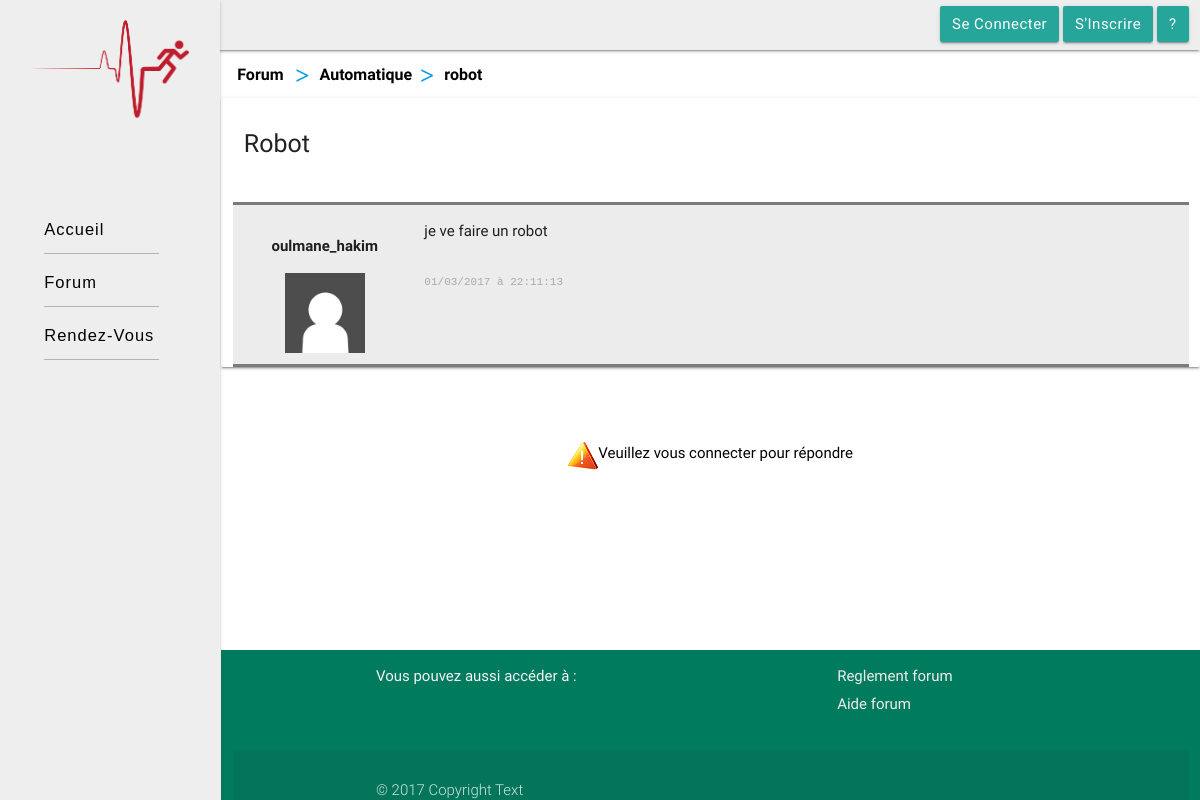
/Forum/Question/Reponse/?domaine=Automatique&id_quest=5&page=1, run on the app's committed database.
### tables this page shows
CREATE TABLE `question` (
  `id_question` int(11) NOT NULL,
  `nom_domaine` varchar(50) NOT NULL,
  `email` varchar(50) NOT NULL,
  `titre_quest` varchar(50) NOT NULL,
  `question` text NOT NULL,
  `supprime` tinyint(1) DEFAULT '0',
  `date_quest` datetime NOT NULL
);

CREATE TABLE `user` (
  `email` varchar(50) NOT NULL,
  `type` char(1) NOT NULL DEFAULT 'u',
  `nom` varchar(50) NOT NULL,
  `prenom` varchar(50) NOT NULL,
  `pseudo` varchar(50) NOT NULL,
  `age` int(11) NOT NULL,
  `mdp` varchar(50) NOT NULL,
  `bloquer` tinyint(1) DEFAULT '0'
);

### Forum/Question/Reponse/index.php (the view, shortened to what this page needs)
<?php
  if (isset($_GET["domaine"]) && isset($_GET["id_quest"]) && isset($_GET["page"])){
    try{
        $pdo_options[PDO::ATTR_ERRMODE] = PDO::ERRMODE_EXCEPTION;
        $bdd = new PDO('mysql:host=localhost;dbname=project', 'root', '', $pdo_options);
        $bdd->exec('set names utf8');
        $rep = $bdd->prepare('SELECT nom_domaine, id_question, titre_quest FROM question WHERE id_question=? AND nom_domaine=?');
        $rep->execute(array(htmlspecialchars($_GET["id_quest"]),htmlspecialchars($_GET["domaine"])));
        if ($data = $rep->fetch()){
?>
            <!DOCTYPE html>
            <html lang="fr">
            <head>
                <link rel="stylesheet" type="text/css" href="../../../framework/materialize.min.css">
                <link rel="stylesheet" type="text/css" href="../../../assets/css/main.css">
                <link rel="stylesheet" type="text/css" href="../../../assets/css/Question.css">
                <link rel="stylesheet" type="text/css" href="../../../assets/css/breadcrumb.css">
                <link rel="stylesheet" href="../../../assets/css/editeurQuestUser.css">
                <link rel="stylesheet" href="../../../fonts/roboto/material-icons.css">
            </head>
            <body>
<?php
    echo '
    <div class="row" id="complete">
        <div id="slide-out" class="side-nav fixed col l3 s2 #eeeeee grey lighten-3">
                <div id="logo">
                    <img src="../../../img/stro.jpg" class="responsive-img" alt="">
                </div>
                <a class="btn_menu" href="../../../" >Accueil</a>
                <a class="btn_menu" href="../../" >Forum</a>
                                <a class="btn_menu" href="../../../Rendez-Vous/">Rendez-Vous</a>
        </div>
        <div id="principale" class="col s12">';
    if (isset($_SESSION["pseudo"])){
  echo '
        <nav id="topBar" class="#eeeeee grey lighten-3" style="height: 50px;line-height: 46px;">
            <div class="nav-wrapper">
                <div class="col s12 right-align">
                    <div id="connect">';
                    echo '<a  class="hide-on-small-only btn waves-effect waves-light" href="#modal2" style="margin-right:4px">deconnecter</a>';
                    echo '<a href="../../Compte/"  class="hide-on-small-only btn waves-effect waves-light">compte</a>
                          <a href="../../Aide/" class="aide hide-on-small-only btn waves-effect waves-light">?</a>
                          <button id="paramaitre" class="hide-on-med-and-up btn waves-effect waves-light">&#128315;</button>
                              <div id="listParamaitre" class="card-panel">
                                <p id="fleche">&#128314;</p>
                                <a href="../../Compte/" >Compte</a>
                                <a href="#modal2" >Deconnecter</a>
                                <a href="../../Aide/" class="aide">Aide</a>
                              </div>';
                echo '</div>
                </div>
            </div>
        </nav>';
        echo '<div id="modal2" class="modal">
                <div class="modal-content" style="border-bottom:1px solid gray;">
                    <h4 class="black-text left-align">Voulez-vous vraiment vous déconnecter?</h4>
                </div>
                <div class="modal-footer">';
                echo '<a href="../../../fonction/deconnection.php?domaine='. htmlspecialchars($_GET["domaine"]) .'&id_quest='. $_GET["id_quest"] .'" class="white-text modal-action modal-close waves-effect waves-light btn deep-light lighten-1">deconnecter</a>';
                echo '<a href="" class="white-text modal-action modal-close waves-effect waves-light btn deep-light lighten-1" style="margin-right:6px">Annuler</a>
                </div>
            </div>';
    }
  else{
      echo '
                <nav id="topBar" class="#eeeeee grey lighten-3" style="height: 50px; line-height: 46px;">
                    <div class="nav-wrapper">
                        <div class="col s12 right-align">
                            <div id="connect">
                                <a href="#modal1"  class="hide-on-small-only btn waves-effect waves-light">Se connecter</a>
                                <a href="../../Inscription/"  class="hide-on-small-only btn waves-effect waves-light">S\'inscrire</a>
                                <a href="../../Aide/" class="hide-on-small-only btn aide waves-effect waves-light">?</a>
                            </div>
                        </div>
                    </div>
                </nav>
                <div id="modal1" class="modal modal-fixed-footer">
                                <input type="hidden" name="domaine" value="'. htmlspecialchars($_GET["domaine"]) .'">
                                <input type="hidden" name="id_quest" value="'. htmlspecialchars($_GET["id_quest"]) .'">
                </div>';
    }
    echo '<div class="chemin">
             <a href="../../"  class="breadcrumb black-text">Forum</a>
             <a href="../?domaine='. htmlspecialchars($_GET["domaine"]) .'&page=1" class="breadcrumb black-text">'. htmlspecialchars($_GET["domaine"]) .'</a>';
      try{
         $pdo_options[PDO::ATTR_ERRMODE] = PDO::ERRMODE_EXCEPTION;
         $bdd = new PDO('mysql:host=localhost;dbname=project', 'root', '', $pdo_options);
         $bdd->exec('set names utf8');
         $reponse = $bdd->prepare('SELECT id_question, titre_quest FROM question WHERE id_question=?');
         $reponse->execute(array($_GET["id_quest"]));
            $donnees = $reponse->fetch();
                echo '<a href="" class="breadcrumb black-text hide-on-small-only">'. htmlspecialchars($donnees["titre_quest"]) .'</a>';
        }
        catch (Exception $e){
             die('Erreur : ' . $e->getMessage());
        }
        echo  '</div>';
?>
            <?php
              if(isset($_SESSION["pseudo"])){
                include("../../../fonction/listQuestConnectUser.php");
              }
              else{
                include("../../../fonction/listQuestDesconnect.php");
              }
            ?>
<?php
        if (isset($_SESSION["pseudo"])){
            echo '
            <div class="col l10 offset-l1 m11 s12 row" style="margin-top: 50px;">
                <ul class="collapsible" data-collapsible="accordion">
                    <li>
                      <div class="collapsible-header" >Ecrire un message</div>
                      <div class="collapsible-body">
                        <iframe src="../../../part/editeur.php" id="editor" width="100%" sandbox="allow-same-origin allow-scripts allow-forms"></iframe>
                      </div>
                    </li>
                  </ul>
            </div>';
        }
        else{
            echo '<div class="col s12" style="margin-top:60px;margin-bottom:30px;">
                    <a href="#modal1" class="center-align white black-text" style="display:flex; flex-direction:row; justify-content:center;">
                      <img src="../../../img/alerte.png" style="width: 30px;vertical-align: middle;">
                      <span class="center-align tooltipped" data-position="bottom" data-delay="50" data-tooltip="Cliquer pour vous connecter" >Veuillez vous connecter pour répondre</span>
                    </a>
                  </div>';
        }
?>
<?php
    echo'
    <footer id="footer" class="page-footer #9e9e9e grey col l12 m12 s12">
        <div class="container">
            <div class="row">
                <div class="col l6 s12">
                    <p class="grey-text text-lighten-4" >Vous pouvez aussi accéder à :</p>
                </div>
                <div class="col l4 offset-l2 s12">
                    <ul>
                        <li style="margin-bottom:5px;"><a class="grey-text text-lighten-3" href="../../Reglement/" >Reglement forum</a></li>
                        <li><a class="grey-text text-lighten-3 aide" href="../../Aide" >Aide forum</a></li>
                    </ul>
                </div>
            </div>
        </div>
        <div class="footer-copyright">
            <div class="container">
                <p>© 2017 Copyright Text</p>
            </div>
        </div>
    </footer>
</div>
</div>
<script src="../../../framework/jquery-3.1.1.min.js" type="text/javascript"></script>
<script src="../../../framework/materialize.min.js" type="text/javascript"></script>
<script src="../../../assets/js/script.js" type="text/javascript"></script>
<script>
    $(document).ready(function(){
        var taille = $(window).width();
       if( taille > 992 ){
           $(".aide").attr("href","../../Aide/?screen=large");
       }
       else{
           $(".aide").attr("href","../../Aide/?screen=small");
       }
    });
</script>';
?>
  <?php
            include("../../../fonction/toast.php");
        }
        else{
            header('location: ../../../Erreur.html');
        }
    }
    catch (Exception $e){
         die('Erreur : ' . $e->getMessage());
    }
  }
    else{
        header('location: ../../../Erreur.html');
    }
?>

### fonction/listQuestDesconnect.php (shortened to what this page needs)
<?php
        echo '
            <div id="discussion" class="col l12 s12 row card-panel">
                <div id="titleDiscussion" class="col s12 row">';
        try{
         $pdo_options[PDO::ATTR_ERRMODE] = PDO::ERRMODE_EXCEPTION;
         $bdd = new PDO('mysql:host=localhost;dbname=project', 'root', '', $pdo_options);
         $bdd->exec('set names utf8');
         $reponse = $bdd->prepare('SELECT id_question, titre_quest FROM question WHERE id_question=?');
         $reponse->execute(array($_GET["id_quest"]));
            $donnees = $reponse->fetch();
                echo '<h1>'. htmlspecialchars($donnees["titre_quest"]) .'</h1>';
        }
        catch (Exception $e){
             die('Erreur : ' . $e->getMessage());
        }
        echo '</div>';
      if (!isset($_GET["page"]) || (strcmp($_GET["page"],"1")==0)){
        try{
         $pdo_options[PDO::ATTR_ERRMODE] = PDO::ERRMODE_EXCEPTION;
         $bdd = new PDO('mysql:host=localhost;dbname=project', 'root', '', $pdo_options);
         $bdd->exec('set names utf8');
         $reponse = $bdd->prepare('SELECT id_question, supprime, question, DATE_FORMAT(date_quest, "%d/%m/%Y à %H:%i:%s") AS date_q, pseudo FROM question q,user u WHERE q.email=u.email AND nom_domaine=? AND id_question=? AND supprime=0');
         $reponse->execute(array($_GET["domaine"],$_GET["id_quest"]));
            while ($donnees = $reponse->fetch()){
                    echo "
                    <div class='col s12 message'>
                        <div class='col l2 m2 s12 auteur'>
                            <p>". $donnees["pseudo"] ."</p>
                            <div class='col s12 center-align'>
                              <img src='../../../img/avatar_defaut.png' class='responsive-img' alt=''>
                            </div>
                        </div>
                        <div class='col l9 m9 s11 answer'>
                            <div class='col s12 row'>
                                <span class='reponse'>". nl2br($donnees["question"]) ."</span>
                            </div>
                            <pre class='col s12 row'>". $donnees["date_q"] ."</pre>
                        </div>";
                echo "</div>";
            }
        }
        catch (Exception $e){
             die('Erreur : ' . $e->getMessage());
        }
      }
      else{
        $vide=false;
      }
        try{
          echo '</div>';
        }
        catch (Exception $e){
             die('Erreur : ' . $e->getMessage());
        }
?>

### assets/css/main.css (style rules this page uses)
body { margin: 0; padding: 0; }
#complete { display: flex; flex-direction: row; margin: 0px; }
#slide-out { display: flex; flex-direction: column; }
#logo { margin: 20px; margin-bottom: 80px; }
#slide-out .btn_menu { text-decoration: none; color: #000; font-size: 1.1em; margin-left: 1.5em; margin-bottom: 5px; margin-right: 2.5em; padding: 0em 0.5em; border-radius: 0.4em; font-family: "Fira Sans", "Source Sans Pro", Helvetica, Arial, sans-serif; letter-spacing: 1px; }
#slide-out .btn_menu:after { content: ''; border-bottom: solid 1px; border-color: #171E29; border-color: rgba(0, 0, 0, 0.25); box-shadow: inset 0px 1px 0px 0px rgba(255, 255, 255, 0.075), 0px 1px 0px 0px rgba(255, 255, 255, 0.075); display: block; }
#principale { margin-bottom: 0px; padding-right: 0px; }
#topBar { position: absolute; left: 0px; }
@media screen and (min-width:993px) { #principale { margin-left: 210px; } }
.btn, .btn-flat { text-transform: capitalize; }
#footer { background: #007b5e !important; }
#footer a { color: #ffffff; text-decoration: none !important; background-color: transparent; -webkit-text-decoration-skip: objects; }
html, div, map, dt, isindex, form { display: block; }

### assets/css/Question.css (style rules this page uses)
#titleDiscussion h1 { text-transform: capitalize; font-size: 25px; }
.message:nth-child(even) { background-color: #ececec; margin: 0; padding: 15px 15px 5px 15px; border-bottom: 3px solid #7b7b7b; border-top: 3px solid #7b7b7b; }
.auteur p { text-align: center; font-weight: bold; }
.auteur img { max-width: 80px; max-height: 80px; }
.answer pre { color: #696969; font-size: 11px; opacity: 0.5; white-space: nowrap; text-overflow: ellipsis; overflow: hidden; }
.reponse { word-wrap: break-word; }

### assets/css/breadcrumb.css (style rules this page uses)
.breadcrumb { font-size: 16px; font-weight: 700; text-overflow: ellipsis; white-space: pre-wrap; overflow: hidden; }
.chemin { margin-top: 53px; margin-left: 16px; }
.breadcrumb:before { content: '>'; font-weight: bold; color: #039be5; vertical-align: sub; }
#connect a { padding: 0px 12px; }

### data on the page
question: titre_quest "robot", titre_quest "Robot", email.pseudo "oulmane_hakim", question "je ve faire un robot", date_q "01/03/2017 à 22:11:13"

### other printed values
$_GET["domaine"] "Automatique"
